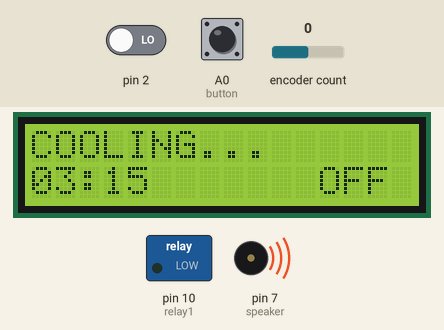
Bench run of a sketch on a simulated Arduino Uno, built with avr-gcc and run on an emulated ATmega328P. Shown: 16×2 character LCD, switched loads named in the sketch (green lamp = pin HIGH), buzzer (waves = sounding). The test bench sets the inputs (shaded band); at power-on: A0 (button) HIGH, encoder count 0, pin 2 LOW. EEPROM starts erased; what the sketch prints to the serial monitor is not drawn.

Above: at 1.2 s.
1.3 s: A0 (button) pulled LOW for 0.15 s
At 2.4 s:
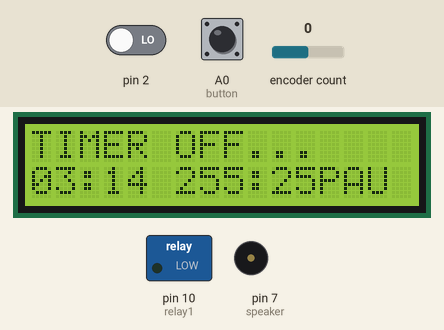
3.4 s: encoder count set to 1
At 4.6 s:
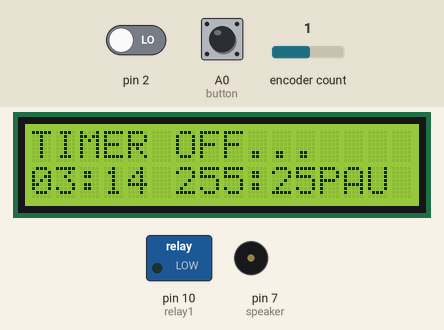
4.9 s: A0 (button) pulled LOW for 1 s
At 6.4 s:
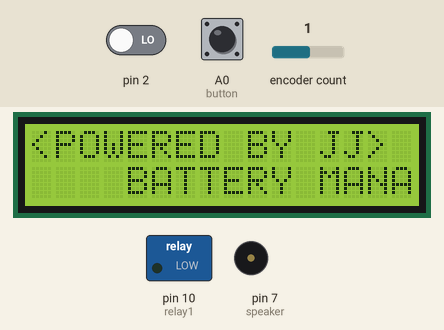
7.4 s: encoder count set to 0
At 7.8 s:
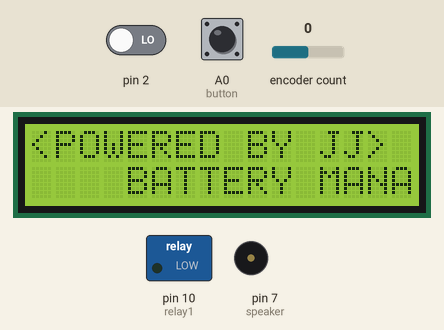
8.9 s: A0 (button) pulsed LOW 2 times (0.12 s each, 0.3 s apart)
At 10.7 s:
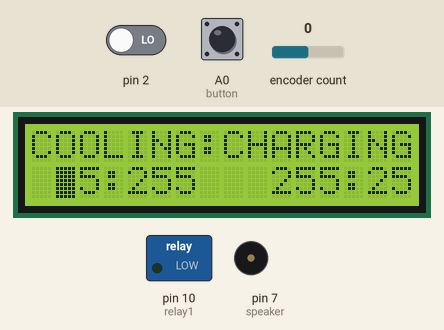
11.7 s: A0 (button) pulled LOW for 0.15 s
At 13.1 s:
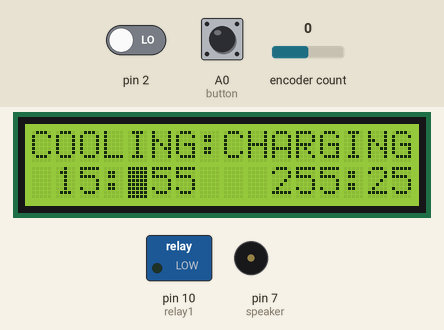
Timing chart, 0 to 13.4 s (numbered marks = the images above; inputs shaded):
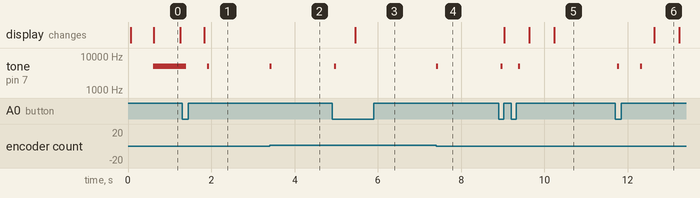

The sketch:

ELECTRIC_BIKE_cHARGER03.ino
```cpp
#include <OneButton.h>
#include <Rotary.h>
#include <Wire.h>
#include <LiquidCrystal_I2C.h>
#include <EEPROM.h>
#include <Metro.h>
Metro motorMetro = Metro(10000);
//Metro adsMetro = Metro(70000);
unsigned long clocktime=0;
unsigned long adstime=0;
char *productname="    BATTERY MANAGEMENT SYSTEM    ";
Metro menuMetro=Metro(600);
Rotary r = Rotary(3, 2);
OneButton button(A0, true);
int relay1=10;
int speaker  =7;
LiquidCrystal_I2C lcd(0x27,16,2);
unsigned long waitfun=0;
uint8_t hourA=0;
uint8_t minuteA=0;
uint8_t hourB=0;
uint8_t minuteB=0;

uint8_t hour1=0;
uint8_t minute2=0;
uint8_t hour3=0;
uint8_t minute4=0;

uint8_t place=0;
uint8_t menu=0;
uint8_t pause_state=0;
int counter=0;

void p2dig(uint8_t v)
{
  if (v < 10) lcd.print("0");
  lcd.print(v);
}

int press_start=0;
void setup()
{
   pause_state=EEPROM.read(8);
  hourA=EEPROM.read(0);
  minuteA=EEPROM.read(1);
  hourB=EEPROM.read(2);
  minuteB=EEPROM.read(3);

      hour1=EEPROM.read(4);
     minute2=EEPROM.read(5);
     hour3=EEPROM.read(6);
     minute4=EEPROM.read(7);

  lcd.init();
  lcd.backlight();
  lcd.noCursor();

  lcd.clear();
  pinMode(relay1,OUTPUT);
  pinMode(speaker,OUTPUT);
  Serial.begin(115200);
  //rotory interrupt
  PCICR |= (1 << PCIE2);
  PCMSK2 |= (1 << PCINT18) | (1 << PCINT19);
  sei();

  button.attachDoubleClick(doubleclick);
  button.attachClick(singleclick);
  button.attachPress(longclick);
   clocktime=millis()+990;
}
int running_state=0;
long abc;
long xyz;
long clckfunc(uint8_t h,uint8_t m)
{
  if((m+(h*60))<=0)
  {
    return -1;
  }
  if (clocktime<millis())
  {
   clocktime=millis()+1000;
   return (m+(h*60))-1;
  }
  else
  {
    return (m+(h*60));
  }
}
int scroll=0;
int j=0;
void runfunc()
{
   abc=clckfunc(hourA,minuteA);
     if(abc>=0)
     {
       motoroff();
       hourA=abc/60;
       minuteA=abc%60;
     }
     else
     {
      xyz=clckfunc(hourB,minuteB);
      if(xyz>=0)
      {
     motoron();
     hourB=xyz/60;
     minuteB=xyz%60;
      }
      else
      {
        motoroff();
        press_start=1;
      }
     }
}
void rundisp()
{
   if (adstime>millis() == 1)
    {
    waitfun=millis()+9000;
    scroll=0;
    j=0;
    }
    if(waitfun>millis())
    {
   lcd.setCursor(0,0);
   lcd.print("<POWERED BY JJ>");
   for(j=0;j<16;++j)
   {
    lcd.setCursor(j,1);
    lcd.print(productname[scroll+j]);
   }
    if(j==16)
    {
      scroll=scroll+1;
      if(scroll>15)
      {
        scroll=0;
      }
    }
        }
   else
   {
    adstime=millis()+50000;
    displayfun()  ;
   }
}
void loop()
{

  button.tick();


  if (menuMetro.check() == 1)
   {


  if(menu==1)
  {
    if(running_state==0)
    {
   lcd.clear();
  lcd.setCursor(0,0);
  lcd.print("COOLING:CHARGING");
  lcd.setCursor(0,1);
  lcd.print(' ');
  p2dig(hour1);
  lcd.print(":");
  p2dig(minute2);
  lcd.print("   ");
  p2dig(hour3);
  lcd.print(":");
  p2dig(minute4);
   lcd.blink();
   placeselect();
   pause_state=1;
    }
    else
    {
      menu=0;
    }
  }
  else if(menu==0)
  {


  if(pause_state==1)
  {
  running_state=0;
  lcd.clear();
  lcd.setCursor(0,0);
  lcd.print("TIMER OFF...");
  lcd.setCursor(0,1);
  p2dig(hourA);
  lcd.print(":");
  p2dig(minuteA);
  lcd.print(' ');
  p2dig(hourB);
  lcd.print(":");
  p2dig(minuteB);
  lcd.noBlink();
    motorpau();
   adstime=millis()+10000;
  }
  else
  {
    lcd.clear();
    runfunc();
    rundisp();
    running_state=1;

  }
   if (motorMetro.check() == 1)
   {
   EEPROM.update(0,hourA);
   EEPROM.update(1,minuteA);
   EEPROM.update(2,hourB);
   EEPROM.update(3,minuteB);
   }
  }
   }

}


void displayfun()
{


  //long abc=clckfunc(hourA,minuteA);//((minuteA+(hourA*60)))-1;

  if(abc>=0)
  {


  lcd.setCursor(0,0);
  lcd.print("COOLING...");
  lcd.setCursor(0,1);
  p2dig(hourA);
  lcd.print(":");
  p2dig(minuteA);
  lcd.noBlink();

  //digitalWrite(relay1,0);

  }
  else
  {

     //long xyz=clckfunc(hourB,minuteB);
     if(xyz>=0)
     {


  lcd.setCursor(0,0);
  lcd.print("CHARGING...");
  lcd.setCursor(0,1);
  p2dig(hourB);
  lcd.print(":");
  p2dig(minuteB);
  lcd.noBlink();


     }
     else
    {
  lcd.setCursor(0,0);
  lcd.print("  <<THE END>>   ");
  lcd.setCursor(0,1);
  lcd.print("_LTB_");
  lcd.noBlink();

     }

  }

}

void placeselect()
{
 if(place==0)
 {
   lcd.setCursor(1,1);
   if((hour1+counter)>=0)
   {
   hour1=(hour1+counter)%24;//(hourA+counter)%24;
   }
   counter=0;
 }
 else if(place==1)
 {
   lcd.setCursor(4,1);
   if((minute2+counter)>=0)
   {
   minute2=(minute2+counter)%60;
   }
   counter=0;
 }
 else if(place==2)
 {
   lcd.setCursor(9,1);
    if((hour3+counter)>=0)
   {
   hour3=(hour3+counter)%24;
   }
   counter=0;
 }
  else if(place==3)
 {
   lcd.setCursor(12,1);
   if((minute4+counter)>=0)
   {
   minute4=(minute4+counter)%60;
   }
   counter=0;
 }
 else
 {
  lcd.clear();
  lcd.setCursor(0,0);
  lcd.print("SAVING...");

     hourA=EEPROM.read(4);
     minuteA=EEPROM.read(5);
     hourB=EEPROM.read(6);
     minuteB=EEPROM.read(7);
     EEPROM.update(0,hourA);
   EEPROM.update(1,minuteA);
   EEPROM.update(2,hourB);
   EEPROM.update(3,minuteB);
     menu=0;
 }

   EEPROM.update(4,hour1);
   EEPROM.update(5,minute2);
   EEPROM.update(6,hour3);
   EEPROM.update(7,minute4);
}
void doubleclick()
{
tone(speaker,5000, 50);
place=0;
menu=(menu+1)%2;
}
void singleclick()
{
tone(speaker,5000, 50);
counter=0;
place =(place+1)%5;
}
void longclick()
{
  tone(speaker,5000, 50);
  Serial.println("LONG");
  if(pause_state==1)
   {
    pause_state=0;
   }
   else
   {
    pause_state=1;
   }
  EEPROM.update(8,pause_state);
  if(press_start==1)
  {
      hourA=EEPROM.read(4);
     minuteA=EEPROM.read(5);
     hourB=EEPROM.read(6);
     minuteB=EEPROM.read(7);
     EEPROM.update(0,hourA);
   EEPROM.update(1,minuteA);
   EEPROM.update(2,hourB);
   EEPROM.update(3,minuteB);
   press_start=0;
  }
}
ISR(PCINT2_vect)
{
  unsigned char result = r.process();
  if (result == DIR_NONE) {
    // do nothing
  }
  else if (result == DIR_CW) {

    Serial.println("CLOCKWISE");
    tone(speaker,5000, 50);
    counter=counter-1;
  }
  else if (result == DIR_CCW)
  {
    Serial.println("COUNTERCLOCK");
    tone(speaker,5000, 50);
    counter=counter+1;
  }
}
int state=0;
void motoron()
{
  if(state==1)
  {
    tone(speaker,5000, 1000);
    state=0;
  }
 Serial.println("MOTOR ON");
    digitalWrite(relay1,HIGH);
    lcd.setCursor(12,1);
    lcd.print("ON ");
}

void motoroff()
{
  Serial.println("MOTOR OFF");
  if(state==0)
  {
    tone(speaker,5000, 1000);
    state=1;
  }
    digitalWrite(relay1,LOW);
    lcd.setCursor(12,1);
    lcd.print("OFF");
}
void motorpau()
{
  Serial.println("MOTOR PAU");
    digitalWrite(relay1,LOW);
    lcd.setCursor(12,1);
    lcd.print("PAU");
}
```

Measured:
- after the input at 1.3 s, tone on pin 7 (speaker): 5000 Hz → silent after 0.10 s instead of 0.30 s; the display: changes after 0.53 s (image 1)
- after the input at 3.4 s, tone on pin 7 (speaker): silent → 5000 Hz at once, → silent 0.05 s later
- after the input at 4.9 s, tone on pin 7 (speaker): silent → 5000 Hz after 0.05 s, → silent 0.05 s later; the display: changes after 0.55 s (image 3)
- after the input at 7.4 s, tone on pin 7 (speaker): silent → 5000 Hz at once, → silent 0.05 s later
- after the input at 8.9 s, tone on pin 7 (speaker): alternates 5000 Hz for 0.05 s and silent for 0.37 s, 4 changes in all, then stays silent, starting after 0.05 s; the display: first changes after 0.13 s (image 5 shows a later state)
- after the input at 11.7 s, tone on pin 7 (speaker): alternates 5000 Hz for 0.05 s and silent for 0.50 s, 4 changes in all, then stays silent, starting after 0.05 s; the display: changes after 0.94 s (image 6)
- what the display in image 0 shows lasts 0.7 s, from 0.6 s to 1.3 s
